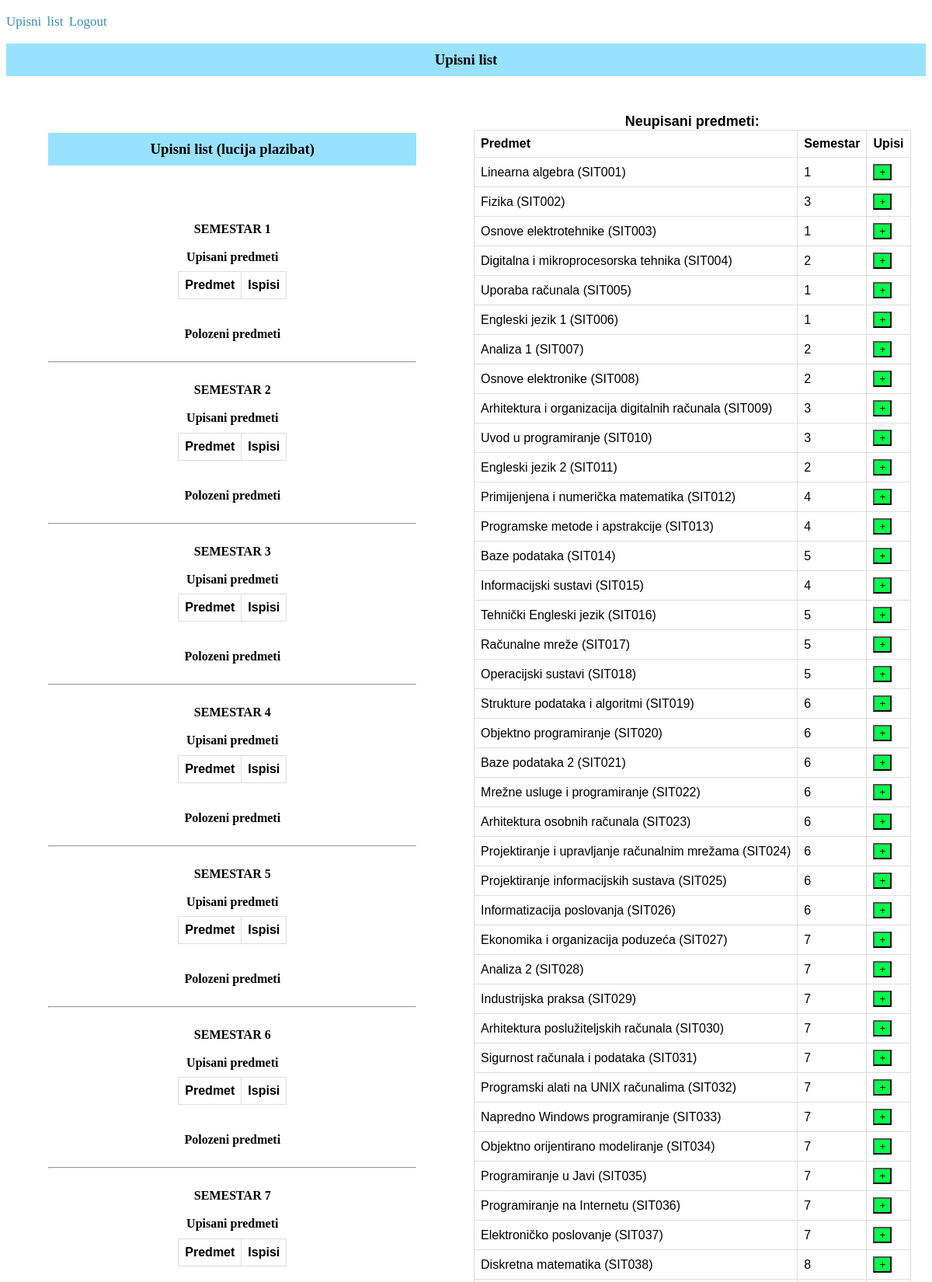
The app's page /enrollment_form_student/3/ (signed in, upper part) with its own data.
### app1/models.py (models this page shows, shortened)
class Predmeti(models.Model):
    IZBORNI = (('DA', 'da'), ('NE', 'ne'))
    name = models.CharField(max_length=255)
    kod = models.CharField(max_length=16)
    program = models.TextField()
    ects = models.IntegerField()
    sem_red = models.IntegerField()
    sem_izv = models.IntegerField()
    izborni = models.CharField(max_length=50, choices=IZBORNI)
    lecturer = models.ForeignKey(Korisnik, on_delete=models.CASCADE, blank=True, null=True)

class Korisnik(AbstractUser):
    email = models.EmailField()
    ROLES = (('profesor', 'profesor'), ('student', 'student'))
    role = models.CharField(max_length=50, choices=ROLES)
    STATUS = (('none', 'None'), ('izvanredni student', 'izvanredni student'), ('redovni student', 'redovni student'))
    status = models.CharField(max_length=50, choices=STATUS)

### app1/decorators.py (the view)
    def wrap(request, *args, **kwargs):
        if request.user.role == 'student' or request.user.is_superuser:
            return function(request, *args, **kwargs)
        else:
            return redirect('front_page')

### app1/views.py (called while the page is built)
@student_required
def enrollment_form_student(request, student_id):
    student = Korisnik.objects.get(id = student_id)
    enroll_form = Upisi.objects.filter(student = student_id)
    enroll_subjects = Predmeti.objects.filter(id__in=enroll_form.values('predmet'))
    subject=Predmeti.objects.exclude(id__in=enroll_form.values('predmet_id'))
    return render(request, 'enrollment_form_student.html', {'enroll_form': enroll_form, 'student': student, 'subjects': subject, 'enroll_subjects':enroll_subjects})

### app1/templates/enrollment_form_student.html (shortened to what this page needs)
{% extends 'base.html' %}
{% block enrollment_form_student %}
<h3>Upisni list</h3>
<div class="row">
    <div class="neupisani">
        <table>
            <caption>Neupisani predmeti:</caption>
            <br/>
            <tr>
                <th>Predmet</th>
                <th>Semestar</th>
                <th>Upisi</th>
            </tr>
            {%for subject in subjects%}
            <tr>
                <td>{{subject.name}} ({{subject.kod}})</td>
                {% if student.status == 'redovni student' %}
                    <td>{{subject.sem_red}}</td>
                {% else %}
                    <td>{{subject.sem_izv}}</td>
                {% endif %}
                <td><a href="{%url 'subject_enrollment' subject_id=subject.id student_id=student.id %}"><button style="background-color:rgb(0, 255, 76);">+</button></td>
                {% endfor %}
            </tr>
        </table>
    </div>
    <div class="upisani">
        <h3>Upisni list ({{student.first_name}} {{student.last_name}})</h3><br><br>
        {% if student.status == 'redovni student' %}
            {% for i in '123456' %}
                <br><b>SEMESTAR {{forloop.counter}} </b><br><br>
                {% with forloop.counter as outer_counter %}
                <table>
                    <b>Upisani predmeti</b>
                    <tr>
                        <th>Predmet</th>
                        <th>Ispisi</th>
                    </tr>
                    {%for sub in enroll_subjects %}
                        {% for form in enroll_form %}
                            {% if form.predmet_id == sub.id and sub.sem_red == outer_counter and form.status == 'upisan' %}
                            <tr>
                                <td>{{sub.name}} ({{sub.kod}})</td>
                                    <td><a href="{%url 'delete_subject' subject_id=sub.id student_id=student.id %}"><button style="background-color:red;">x</button></a></td>
                            </tr>
                            {%endif%}
                        {%endfor%}
                    {%endfor%}
                </table><br><br>
                    <b>Polozeni predmeti</b><br><br>
                    {%for sub in enroll_subjects %}
                        {% for form in enroll_form %}
                            {% if form.predmet_id == sub.id and sub.sem_red == outer_counter and form.status == 'polozen'%}
                                {{sub.name}} ( {{sub.kod}})<br><br>
                            {%endif%}
                        {%endfor%}
                    {%endfor%}
                {%endwith%}
                <hr>
            {%endfor%}
            {% elif student.status == 'izvanredni student' %}
            {% for i in '12345678' %}
                <br><b>SEMESTAR {{forloop.counter}} </b><br><br>
                {% with forloop.counter as outer_counter %}
                <table>
                    <b>Upisani predmeti</b>
                    <tr>
                        <th>Predmet</th>
                        <th>Ispisi</th>
                    </tr>
                </table><br><br>
                    <b>Polozeni predmeti</b><br><br>
                {%endwith%}
                <hr>
            {%endfor%}
        {% endif %}
    </div>
</div>
{% endblock %}

### app1/static/css/style.css (style rules this page uses)
table { font-family: arial, sans-serif; border-collapse: collapse; margin-left: auto; margin-right: auto; margin-top: 2%; }
td, th { border: 1px solid #dddddd; text-align: left; padding: 8px; }
h3 { text-align: center; padding:10px 15px; background-color: rgba(127, 219, 255, 0.805); }
a { color: rgba(7, 112, 153, 0.805); text-decoration: none; }
caption { position: relative; font-size:18px; font-weight: 700; }
.row { display: flex; flex-flow: row-reverse; justify-content: space-around; }
.upisani { border-radius: 15px; box-shadow: white; width: 40%; margin: 35px; text-align:center; }

### records on screen
Predmeti: name "Linearna algebra", kod "SIT001", sem_izv "1"
Predmeti: name "Fizika", kod "SIT002", sem_izv "3"
Predmeti: name "Osnove elektrotehnike", kod "SIT003", sem_izv "1"
Predmeti: name "Digitalna i mikroprocesorska tehnika", kod "SIT004", sem_izv "2"
Predmeti: name "Uporaba računala", kod "SIT005", sem_izv "1"
Predmeti: name "Engleski jezik 1", kod "SIT006", sem_izv "1"
Predmeti: name "Analiza 1", kod "SIT007", sem_izv "2"
Predmeti: name "Osnove elektronike", kod "SIT008", sem_izv "2"
Predmeti: name "Arhitektura i organizacija digitalnih računala", kod "SIT009", sem_izv "3"
Predmeti: name "Uvod u programiranje", kod "SIT010", sem_izv "3"
Predmeti: name "Engleski jezik 2", kod "SIT011", sem_izv "2"
Predmeti: name "Primijenjena i numerička matematika", kod "SIT012", sem_izv "4"
Predmeti: name "Programske metode i apstrakcije", kod "SIT013", sem_izv "4"
Predmeti: name "Baze podataka", kod "SIT014", sem_izv "5"
Predmeti: name "Informacijski sustavi", kod "SIT015", sem_izv "4"
Predmeti: name "Tehnički Engleski jezik", kod "SIT016", sem_izv "5"
Predmeti: name "Računalne mreže", kod "SIT017", sem_izv "5"
Predmeti: name "Operacijski sustavi", kod "SIT018", sem_izv "5"
Predmeti: name "Strukture podataka i algoritmi", kod "SIT019", sem_izv "6"
Predmeti: name "Objektno programiranje", kod "SIT020", sem_izv "6"
Predmeti: name "Baze podataka 2", kod "SIT021", sem_izv "6"
Predmeti: name "Mrežne usluge i programiranje", kod "SIT022", sem_izv "6"
Predmeti: name "Arhitektura osobnih računala", kod "SIT023", sem_izv "6"
Predmeti: name "Projektiranje i upravljanje računalnim mrežama", kod "SIT024", sem_izv "6"
Predmeti: name "Projektiranje informacijskih sustava", kod "SIT025", sem_izv "6"
Predmeti: name "Informatizacija poslovanja", kod "SIT026", sem_izv "6"
Predmeti: name "Ekonomika i organizacija poduzeća", kod "SIT027", sem_izv "7"
Predmeti: name "Analiza 2", kod "SIT028", sem_izv "7"
Predmeti: name "Industrijska praksa", kod "SIT029", sem_izv "7"
Predmeti: name "Arhitektura poslužiteljskih računala", kod "SIT030", sem_izv "7"
Predmeti: name "Sigurnost računala i podataka", kod "SIT031", sem_izv "7"
Predmeti: name "Programski alati na UNIX računalima", kod "SIT032", sem_izv "7"
Predmeti: name "Napredno Windows programiranje", kod "SIT033", sem_izv "7"
Predmeti: name "Objektno orijentirano modeliranje", kod "SIT034", sem_izv "7"
Predmeti: name "Programiranje u Javi", kod "SIT035", sem_izv "7"
Predmeti: name "Programiranje na Internetu", kod "SIT036", sem_izv "7"
Predmeti: name "Elektroničko poslovanje", kod "SIT037", sem_izv "7"
Predmeti: name "Diskretna matematika", kod "SIT038", sem_izv "8"
Korisnik: first_name "lucija", last_name "plazibat"
